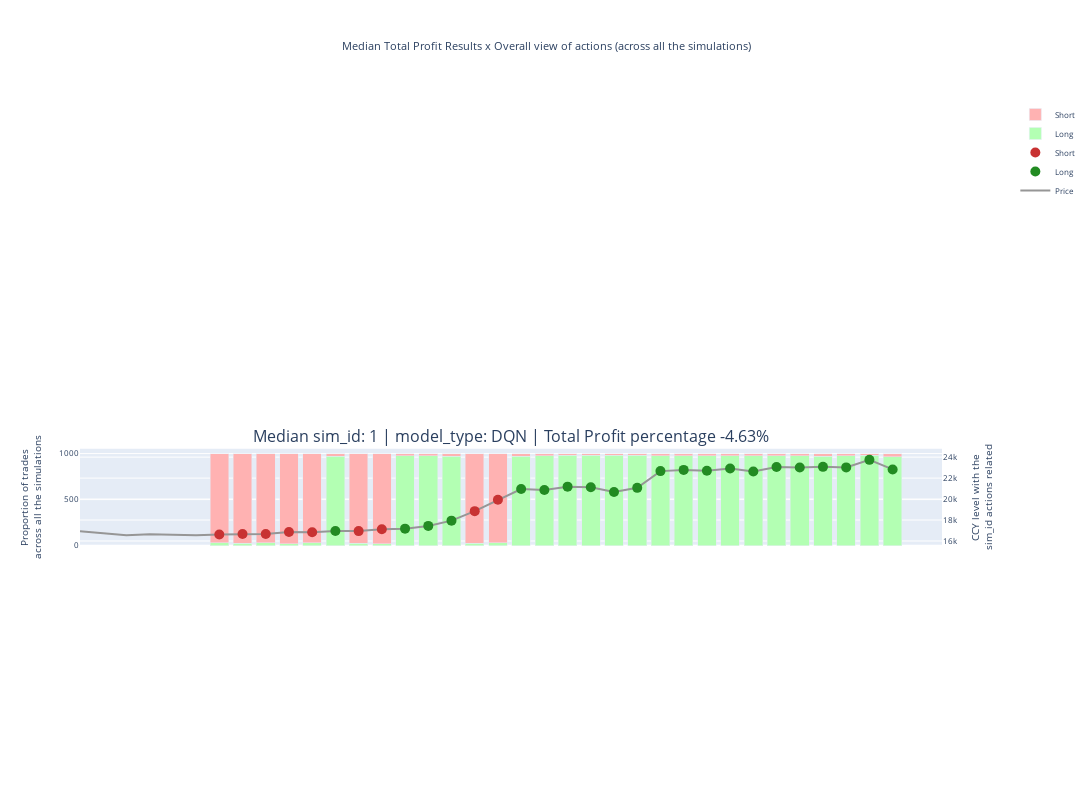

Here is the notebook cell this chart was saved with:
### Code cell
plot_trader_robot_actions_all_sim_id_all_models(config_file_name_without_extension, "", "", median_sim_id_DQN, "")
